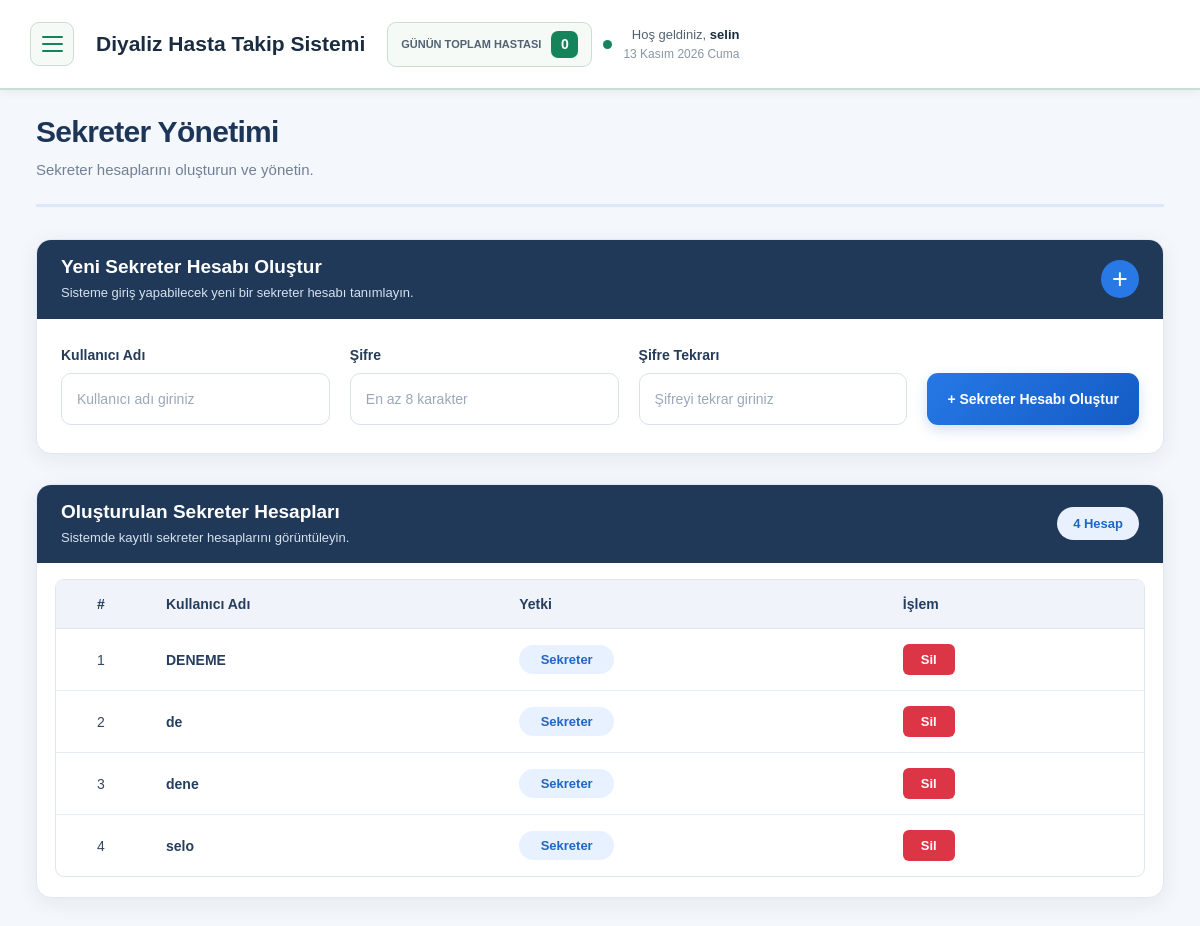
/admin (signed in), run on an earlier commit of the app's database.
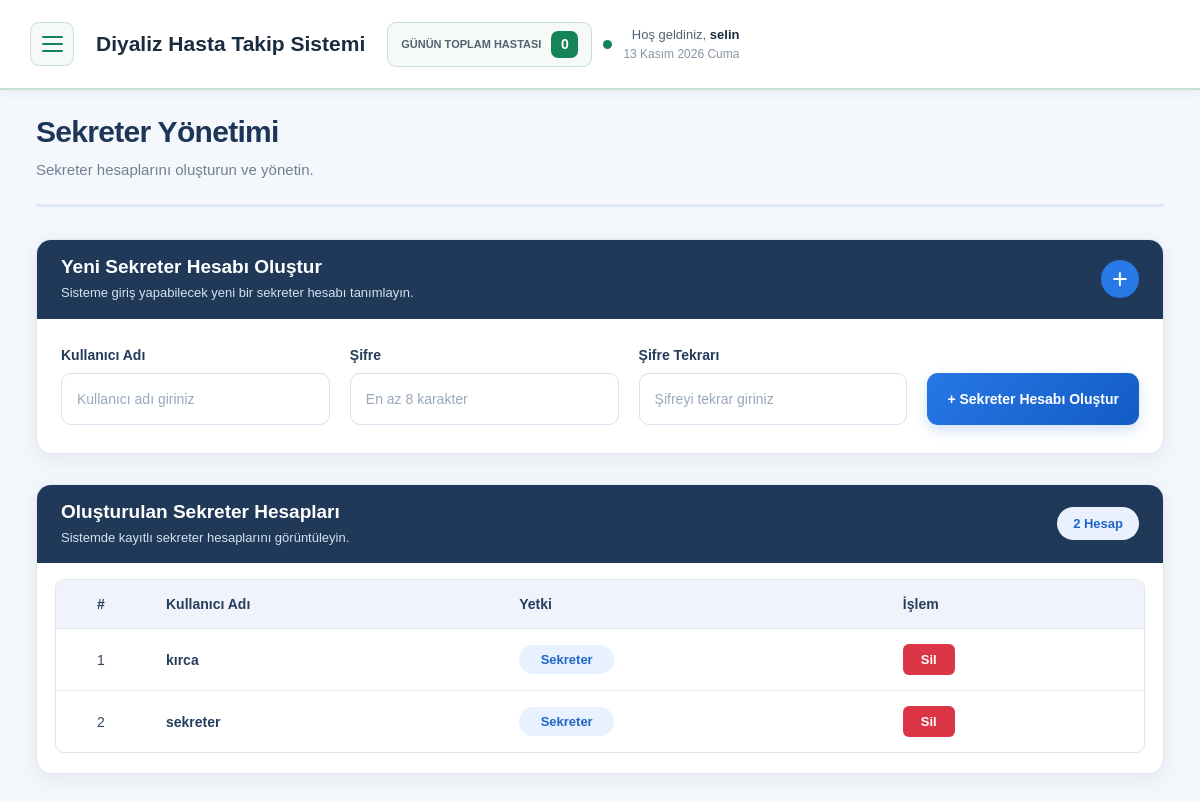
And on a later commit of the database.
### tables this page shows
CREATE TABLE sekreterler (
                id INTEGER PRIMARY KEY AUTOINCREMENT,
                kullanici_adi TEXT NOT NULL UNIQUE,
                sifre_hash TEXT NOT NULL
            , rol TEXT NOT NULL DEFAULT 'sekreter');

### app.py (the view)
@app.route("/admin")
@giris_gerekli
@admin_gerekli
def admin_paneli():
    with veritabani_baglantisi() as baglanti:
        kullanicilar = baglanti.execute(
            """
            SELECT id, kullanici_adi
            FROM sekreterler
            WHERE rol = 'sekreter'
            ORDER BY kullanici_adi
            """
        ).fetchall()
        return render_template(
            "admin_paneli.html",
            kullanici_adi=session["kullanici_adi"],
            rol=session["rol"],
            kullanicilar=kullanicilar,
            aktif_sayfa="sekreter"
        )

### app.py (called while the page is built)
def veritabani_baglantisi():
    baglanti = sqlite3.connect(DB_PATH)
    baglanti.row_factory = sqlite3.Row
    return baglanti

def giris_gerekli(f):
    @wraps(f)
    def decorated_function(*args, **kwargs):
        if "sekreter_id" not in session:
            flash("Devam etmek için giriş yapmalısınız.", "error")
            return redirect(url_for("login"))
        return f(*args, **kwargs)
    return decorated_function

def admin_gerekli(f):
    @wraps(f)
    def decorated_function(*args, **kwargs):
        if session.get("rol") != "admin":
            flash("Bu sayfaya erişim yetkiniz yok.", "error")
            return redirect(url_for("hasta_ekrani"))
        return f(*args, **kwargs)
    return decorated_function

### templates/admin_paneli.html (shortened to what the changed rows need)
<!doctype html>
<html lang="tr">
<head>
    <link rel="stylesheet" href="{{ url_for('static', filename='admin_ortak.css') }}">
    <link rel="stylesheet" href="{{ url_for('static', filename='admin_paneli.css') }}">
    <link rel="stylesheet" href="{{ url_for('static', filename='ortak_navbar.css') }}">
</head>
<body>
    {% set aktif_sayfa = 'sekreter' %}
    {% include 'admin_ust_menu.html' %}
    <main class="admin-container">
        <div class="admin-sayfa-baslik">
            <h1>Sekreter Yönetimi</h1>
        </div>
        <section class="admin-card">
            <div class="kart-baslik">
                <div>
                    <h2>Yeni Sekreter Hesabı Oluştur</h2>
                </div>
            </div>
        </section>
        <section class="admin-card">
            <div class="kart-baslik">
                <div>
                    <h2>Oluşturulan Sekreter Hesapları</h2>
                    <p>Sistemde kayıtlı sekreter hesaplarını görüntüleyin.</p>
                </div>
                <span class="hesap-sayisi">
                    {{ kullanicilar|length }} Hesap
                </span>
            </div>
            {% if kullanicilar %}
            <div class="table-wrapper">
                <table class="admin-table">
                    <thead>
                        <tr>
                            <th>#</th>
                            <th>Kullanıcı Adı</th>
                            <th>Yetki</th>
                            <th>İşlem</th>
                        </tr>
                    </thead>
                    <tbody>
                        {% for kullanici in kullanicilar %}
                        <tr>
                            <td>{{ loop.index }}</td>
                            <td class="kullanici-adi">
                                {{ kullanici["kullanici_adi"] }}
                            </td>
                            <td>
                                <span class="role-label">Sekreter</span>
                            </td>
                            <td>
                                <form method="POST"
                                    action="{{ url_for('kullanici_sil', kullanici_id=kullanici['id']) }}"
                                    onsubmit="return confirm('Bu sekreter hesabını silmek istediğinizden emin misiniz?');">
                                    <button type="submit" class="sil-button">
                                        Sil
                                    </button>
                                </form>
                            </td>
                        </tr>
                        {% endfor %}
                    </tbody>
                </table>
            </div>
            {% else %}
            <div class="empty-message">
                Henüz bir sekreter hesabı oluşturulmadı.
            </div>
            {% endif %}
        </section>
    </main>
</body>
</html>

What changed in the data, as far as the page shows it:
removed sekreterler: kullanici_adi "DENEME"
removed sekreterler: kullanici_adi "de"
removed sekreterler: kullanici_adi "dene"
removed sekreterler: kullanici_adi "selo"
added sekreterler: kullanici_adi "kırca"
added sekreterler: kullanici_adi "sekreter"
Also different on the page:
{{ kullanicilar|length }}: "4" → "2"
